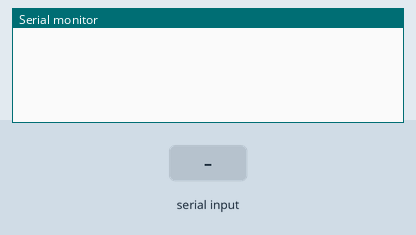
This program was run on a simulated Teensy 4. Shown: the last lines printed to the serial monitor. The inputs (shaded band) are chosen by the test bench.

Above: at 1.2 s.
1.3 s: "1\n" received over Serial
At 2.1 s:
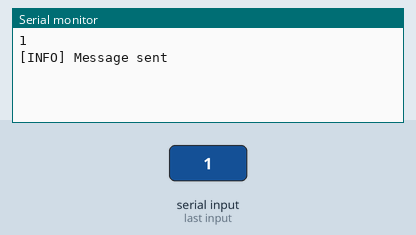
2.8 s: "1\n" received over the second serial link
At 3.3 s:
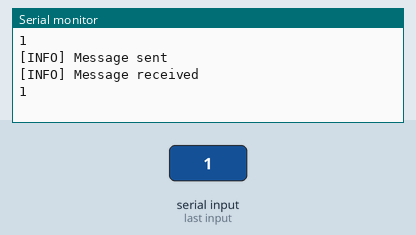
4.3 s: "0\n" received over Serial
At 5.5 s:
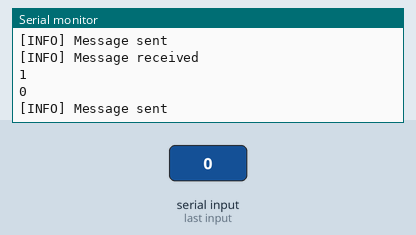
5.8 s: "2\n" received over the second serial link
At 6.8 s:
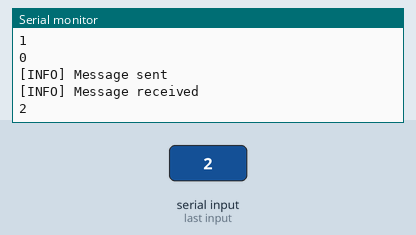
Timing chart, 0 to 8.3 s (numbered marks = the images above; inputs shaded):
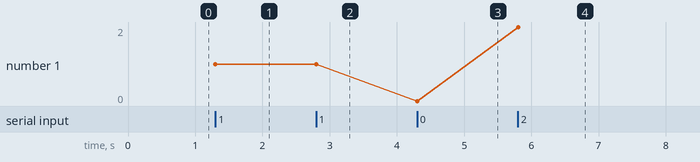

The program:

main.cpp
```cpp
#include <Arduino.h>
#include <cstdint>

#define LOCALADDRESS 0x0013A2004238F702
#define REMOTEADDRESS 0x0013A2004238F708

uint32_t count = 0;

#define HWSERIAL Serial2
#define USBSERIAL Serial

char tx_buf[255];
char rx_buf[255];

uint8_t tx_idx = 0;
uint8_t rx_idx = 0;

void setup() {
  Serial.begin(9600);
  HWSERIAL.begin(9600);
}

void loop() {
  if (USBSERIAL.available()) {
    tx_buf[tx_idx] = (char)USBSERIAL.read();
    USBSERIAL.print(tx_buf[tx_idx]);
    if (tx_buf[tx_idx] == '\n' || tx_buf[tx_idx] == '\r') {
      USBSERIAL.println("\n[INFO] Message sent");
      USBSERIAL.println();
      for (uint8_t i = 0; i < (tx_idx + 1); ++i) {
        HWSERIAL.print(tx_buf[i]);
      }
      tx_idx = 0;
    } else {
      ++tx_idx;
    }
  }

  if (HWSERIAL.available()) {
    rx_buf[rx_idx] = (char)HWSERIAL.read();
    if (rx_buf[rx_idx] == '\n' || rx_buf[rx_idx] == '\r') {
      Serial.println("\n[INFO] Message received");
      for (uint8_t i = 0; i < (rx_idx + 1); ++i) {
        USBSERIAL.print(rx_buf[i]);
      }
      USBSERIAL.println();
      USBSERIAL.println();
      rx_idx = 0;
    } else {
      ++rx_idx;
    }
  }
}
```

Measured:
- after the input at 1.3 s, the serial monitor: prints a new line at once (image 1)
- after the input at 2.8 s, the serial monitor: prints a new line at once (image 2)
- after the input at 4.3 s, the serial monitor: prints a new line at once (image 3)
- after the input at 5.8 s, the serial monitor: prints a new line at once (image 4)
- plotted number 1: 1 → 0 after the input at 4.3 s, 0 → 2 after the input at 5.8 s
